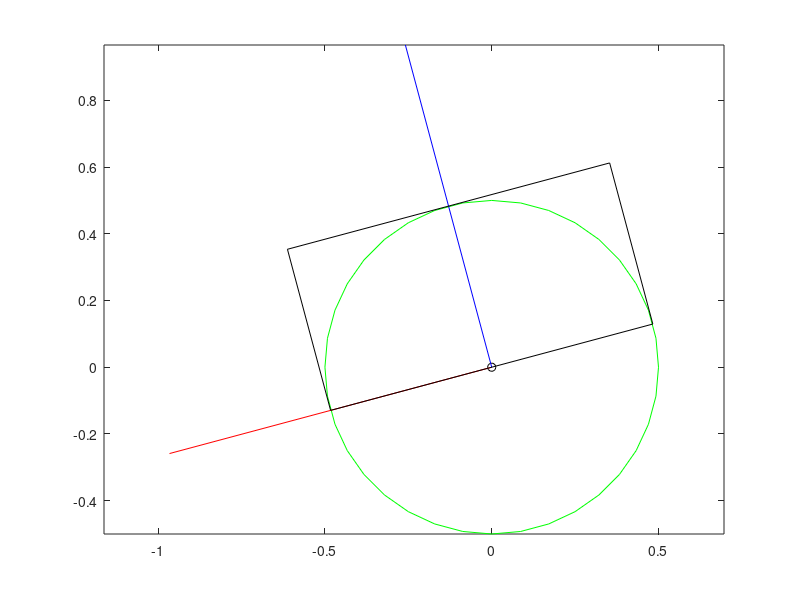

Write MATLAB code to recreate this figure.
clc

clear all
close all

radius = 0.5;

alpha = (180 + 15) * pi / 180;

R = [[cos(alpha) -sin(alpha)]; [sin(alpha) cos(alpha)]];

u = [1 0];
v = [0 -1];

u = transpose(R * transpose(u))
v = transpose(R * transpose(v))

num_segments = 36;

plot(0, 0, 'ko')

hold on

for i = 1:num_segments
    alpha1 = 2 * pi * (i - 1) / num_segments;
    alpha2 = 2 * pi * (i - 0) / num_segments;
    plot([radius*cos(alpha1) radius*cos(alpha2)], [radius*sin(alpha1) radius*sin(alpha2)], 'g-')
end

plot([0 u(1)], [0 u(2)], 'r-')
plot([0 v(1)], [0 v(2)], 'b-')

p1 = radius * u;
p2 = radius * (u + v);
p3 = radius * (-u + v);
p4 = radius * -u;

plot([p1(1) p2(1) p3(1) p4(1) p1(1)], [p1(2) p2(2) p3(2) p4(2) p1(2)], 'k-')

hold off

axis equal
